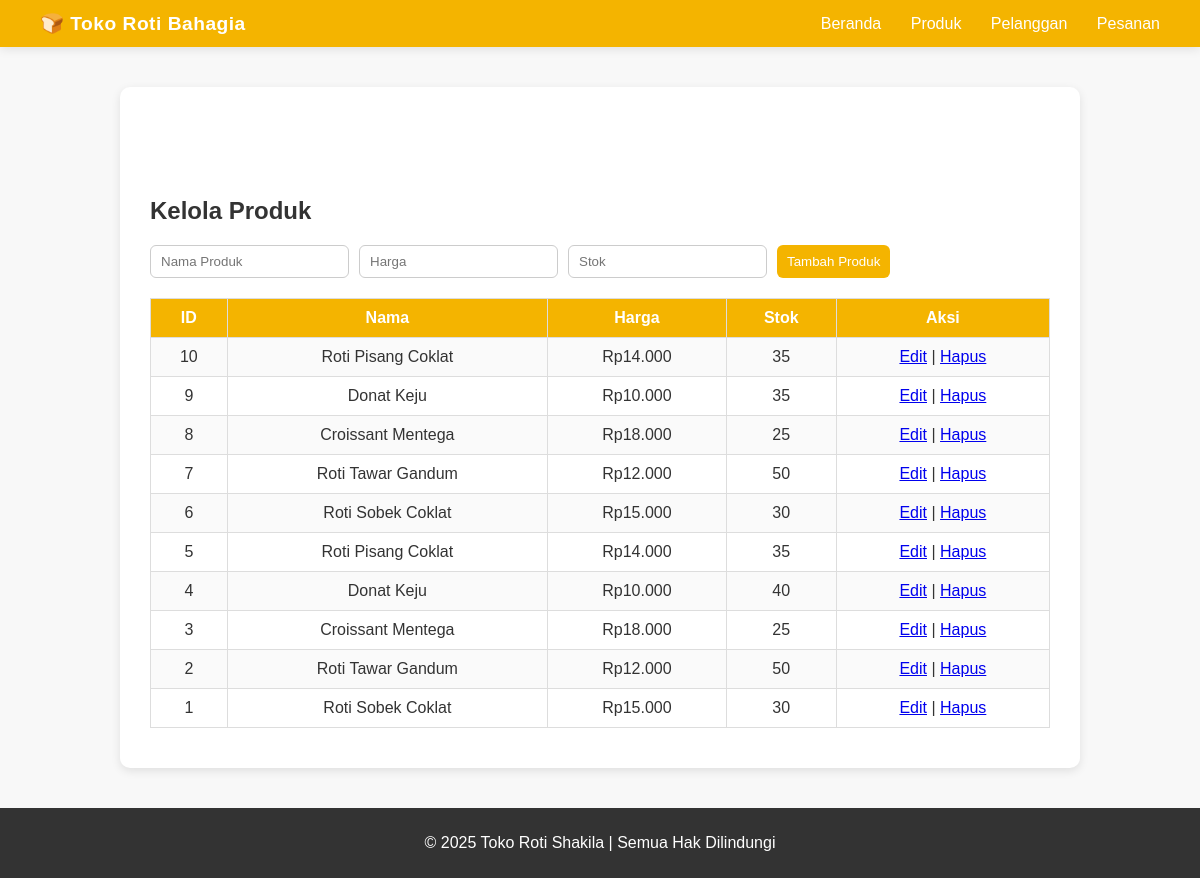
The page /?page=produk on the database its author committed.
### tables this page shows
CREATE TABLE `produk` (
  `id_produk` int(11) NOT NULL,
  `nama_produk` varchar(100) NOT NULL,
  `harga` int(11) NOT NULL,
  `stok` int(11) DEFAULT 0
);

### config/db.php (called while the page is built, shortened)
<?php
class Database
{
    private $host = "localhost";
    private $username = "root";
    private $password = "";
    private $dbname = "toko_roti";
    public function __construct()
    {
        try {
            $this->conn = new PDO("mysql:host=$this->host;dbname=$this->dbname", $this->username, $this->password);
        } catch (PDOException $e) {
            echo "Connection failed: " . $e->getMessage();
        }
    }
}
?>

### class/Produk.php (called while the page is built, shortened)
<?php
require_once 'config/db.php';
class Produk
{
    private $db;
    public function __construct()
    {
        $this->db = (new Database())->conn;
    }
    public function getAllProduk()
    {
        $stmt = $this->db->query("SELECT * FROM produk ORDER BY id_produk DESC");
        return $stmt->fetchAll(PDO::FETCH_ASSOC);
    }
}
?>

### view/produk.php (the view, shortened to what this page needs)
<?php
$data = $produk->getAllProduk();
$edit = isset($_GET['edit']) ? $produk->getProdukById($_GET['edit']) : null;
?>
<section>
    <h2>Kelola Produk</h2>
    <form method="POST">
        <input type="text" name="nama" placeholder="Nama Produk" required value="<?= $edit['nama_produk'] ?? '' ?>">
        <input type="number" name="harga" placeholder="Harga" required value="<?= $edit['harga'] ?? '' ?>">
        <input type="number" name="stok" placeholder="Stok" required value="<?= $edit['stok'] ?? '' ?>">
        <button type="submit" name="<?= $edit ? 'update' : 'add' ?>">
            <?= $edit ? 'Perbarui' : 'Tambah' ?> Produk
        </button>
    </form>
    <table>
        <tr>
            <th>ID</th>
            <th>Nama</th>
            <th>Harga</th>
            <th>Stok</th>
            <th>Aksi</th>
        </tr>
        <?php foreach ($data as $p): ?>
            <tr>
                <td><?= $p['id_produk'] ?></td>
                <td><?= $p['nama_produk'] ?></td>
                <td>Rp<?= number_format($p['harga'], 0, ',', '.') ?></td>
                <td><?= $p['stok'] ?></td>
                <td>
                    <a href="?page=produk&edit=<?= $p['id_produk'] ?>">Edit</a> |
                    <a href="?page=produk&delete=<?= $p['id_produk'] ?>"
                        onclick="return confirm('Hapus produk ini?')">Hapus</a>
                </td>
            </tr>
        <?php endforeach; ?>
    </table>
</section>

### index.php (shortened to what this page needs)
<?php
require_once 'class/Produk.php';
$produk = new Produk();
$page = $_GET['page'] ?? 'home';
?>
<!DOCTYPE html>
<html lang="id">
<head>
    <link rel="stylesheet" href="style.css">
</head>
<body>
    <?php include 'view/header.php'; ?>
    <main class="container">
        <?php if ($page == 'home'): ?>
            <section class="hero">
                <h1>Selamat Datang di <span>Toko Roti Shakila</span></h1>
                <p>Nikmati roti segar setiap hari dengan cita rasa terbaik!</p>
            </section>
            <nav class="menu">
                <a href="?page=produk">Produk</a>
                <a href="?page=pelanggan">Pelanggan</a>
                <a href="?page=pesanan">Pesanan</a>
            </nav>
        <?php elseif ($page == 'produk'): ?>
            <?php include 'view/produk.php'; ?>
        <?php elseif ($page == 'pelanggan'): ?>
            <?php include 'view/pelanggan.php'; ?>
        <?php elseif ($page == 'pesanan'): ?>
            <?php include 'view/pesanan.php'; ?>
        <?php endif; ?>
    </main>
    <?php include 'view/footer.php'; ?>
</body>
</html>

### view/header.php
<header class="navbar">
    <div class="logo">🍞 Toko Roti Bahagia</div>
    <nav class="nav-links">
        <a href="index.php">Beranda</a>
        <a href="?page=produk">Produk</a>
        <a href="?page=pelanggan">Pelanggan</a>
        <a href="?page=pesanan">Pesanan</a>
    </nav>
</header>

### view/footer.php
<footer>
    <p>&copy; <?= date('Y') ?> Toko Roti Shakila | Semua Hak Dilindungi</p>
</footer>

### style.css (style rules this page uses)
body { font-family: 'Poppins', sans-serif; margin: 0; background: #f8f8f8; color: #333; }
.navbar { position: sticky; top: 0; z-index: 1000; background: #f4b400; display: flex; justify-content: space-between; align-items: center; padding: 12px 40px; box-shadow: 0 2px 10px rgba(0,0,0,0.1); }
.logo { font-weight: 700; font-size: 1.2rem; color: white; letter-spacing: 0.5px; }
.nav-links a { color: white; text-decoration: none; margin-left: 25px; font-weight: 500; transition: 0.3s; }
body { margin: 0; font-family: 'Poppins', sans-serif; background: #f8f8f8; color: #333; }
main.container { padding: 90px 30px 40px; }
footer { background: #333; color: white; text-align: center; padding: 10px; margin-top: 40px; }
.container { max-width: 900px; margin: 40px auto; background: white; padding: 20px 30px; border-radius: 10px; box-shadow: 0 3px 10px rgba(0,0,0,0.1); }
table { width: 100%; border-collapse: collapse; margin-top: 15px; }
th, td { border: 1px solid #ddd; padding: 10px; text-align: center; }
th { background: #f4b400; color: white; }
tr:nth-child(even) { background: #fafafa; }
form { margin-bottom: 20px; display: flex; gap: 10px; flex-wrap: wrap; }
form input, form select, form button, .btn-cancel { padding: 8px 10px; border: 1px solid #ccc; border-radius: 6px; font-family: inherit; }
form button { background: #f4b400; color: white; border: none; cursor: pointer; }

### rows shown on the page
produk: id_produk "10", nama_produk "Roti Pisang Coklat", harga "14.000", stok "35"
produk: id_produk "9", nama_produk "Donat Keju", harga "10.000", stok "35"
produk: id_produk "8", nama_produk "Croissant Mentega", harga "18.000", stok "25"
produk: id_produk "7", nama_produk "Roti Tawar Gandum", harga "12.000", stok "50"
produk: id_produk "6", nama_produk "Roti Sobek Coklat", harga "15.000", stok "30"
produk: id_produk "5", nama_produk "Roti Pisang Coklat", harga "14.000", stok "35"
produk: id_produk "4", nama_produk "Donat Keju", harga "10.000", stok "40"
produk: id_produk "3", nama_produk "Croissant Mentega", harga "18.000", stok "25"
produk: id_produk "2", nama_produk "Roti Tawar Gandum", harga "12.000", stok "50"
produk: id_produk "1", nama_produk "Roti Sobek Coklat", harga "15.000", stok "30"
